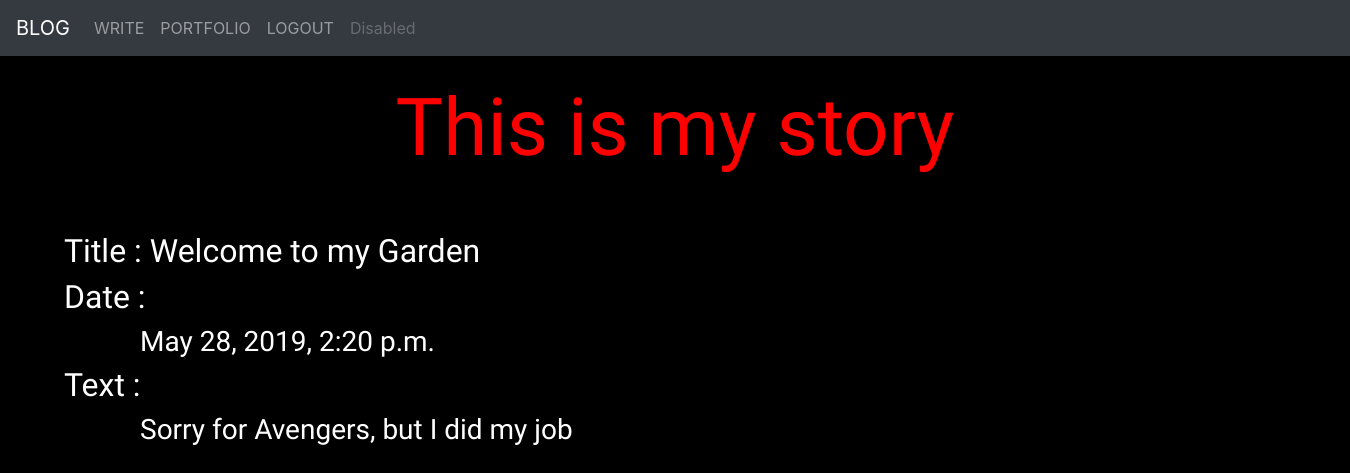
The app's page /blog/4/ with its own data.
### myblog/models.py (models this page shows, shortened)
class Blog(models.Model):
    title = models.CharField(max_length=100)
    pub_date = models.DateTimeField("date published")
    body = models.TextField()

### myblog/views.py (the view)
# urls.py: path('<int:blog_id>/', views.detail, name='detail'),
def detail(request, blog_id):
    blog_detail = get_object_or_404(Blog, pk = blog_id)
    return render(request, 'detail.html', {'blog':blog_detail})

### myblog/templates/detail.html (shortened to what this page needs)
{% extends 'base.html' %}
{% block contents%}
<head>
</head>
<body>
    <br>
    <h1>This is my story</h1>
    <br><br>
    <h2>Title : {{blog.title}}</h2>
    <h2>Date :</h2> <h3>{{blog.pub_date}}</h3>
    <h2>Text : </h2> <h3>{{blog.body}} </h3>
</body>
</html>
{% endblock %}

### myblog/templates/detail.html (style rules this page uses)
body { background-color:black; }
h1 { text-align:center; font-family: 'Akronim', cursive; font-size: 5em; color:red; }
h2 { font-family: 'Sofia', cursive; color: white; font-size:2em; position:relative; left:2em; }
h3 { position:relative; left:5em; font-family: 'Sofia', cursive; color: white; }

### records on screen
Blog: title "Welcome to my Garden", pub_date "May 28, 2019, 2:20 p.m.", body "Sorry for Avengers, but I did my job"
